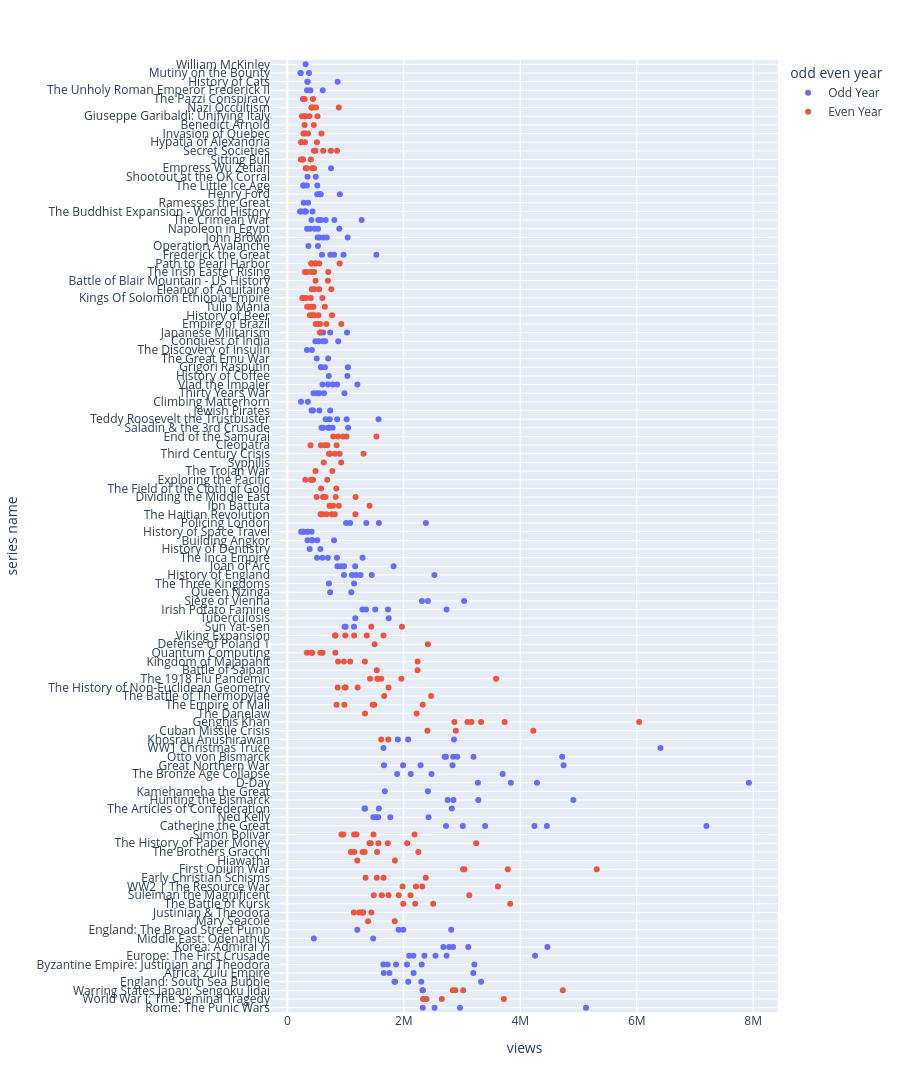

This figure's notebook cell:
### Code cell
# Set height dynamically based on number of unique series
n_series = eh_epis["series name"].nunique()
height_per_series = 20
fig_height = n_series * height_per_series

fig = px.scatter(
    eh_epis,
    x="views",
    y="series name",
    color="odd even year",
    hover_name="title"
)

# Ensure all series names show
fig.update_layout(
    height=fig_height,
    yaxis=dict(tickmode='linear')
)

fig.update_yaxes(
    automargin=True,  # Avoid clipping labels
    range=[-0.5, n_series - 0.5],  # Remove excess padding at top/bottom
    categoryorder="array",  # Ensure order is preserved
    categoryarray=eh_epis["series name"].unique()[::-1]  # Reverse order if needed
)

fig.show()

# --- Second Figure: Logarithmic Scale ---
fig_log = px.scatter(
    eh_epis,
    x="views",
    y="series name",
    color="odd even year",
    hover_name="title"
)

fig_log.update_layout(
    title="Views by Series (Log Scale)",
    height=fig_height,
    yaxis=dict(tickmode='linear'),
    xaxis_type='log'
)

fig_log.update_yaxes(
    automargin=True,
    range=[-0.5, n_series - 0.5],
    categoryorder="array",
    categoryarray=eh_epis["series name"].unique()[::-1]
)

fig_log.show()

### Figure 1 — Plotly figure (JSON) as saved in the notebook; plotly's stock layout.template omitted (floating-point values rounded to 4 significant figures; data arrays with more than 128 entries replaced by an {"elided": "..."} marker saying what was removed)
{"data": [{"hovertemplate": "<b>%{hovertext}</b><br><br>odd even year=Odd Year<br>views=%{x}<br>series name=%{y}<extra></extra>", "hovertext": {"elided": "233 str values"}, "legendgroup": "Odd Year", "marker": {"color": "#636efa", "symbol": "circle"}, "mode": "markers", "name": "Odd Year", "orientation": "h", "showlegend": true, "type": "scatter", "x": {"elided": "233 int values"}, "xaxis": "x", "y": {"elided": "233 str values"}, "yaxis": "y"}, {"hovertemplate": "<b>%{hovertext}</b><br><br>odd even year=Even Year<br>views=%{x}<br>series name=%{y}<extra></extra>", "hovertext": {"elided": "230 str values"}, "legendgroup": "Even Year", "marker": {"color": "#EF553B", "symbol": "circle"}, "mode": "markers", "name": "Even Year", "orientation": "h", "showlegend": true, "type": "scatter", "x": {"elided": "230 int values"}, "xaxis": "x", "y": {"elided": "230 str values"}, "yaxis": "y"}], "layout": {"height": 2200, "legend": {"title": {"text": "odd even year"}, "tracegroupgap": 0}, "margin": {"t": 60}, "xaxis": {"anchor": "y", "domain": [0, 1], "title": {"text": "views"}}, "yaxis": {"anchor": "x", "automargin": true, "categoryarray": ["Rome: The Punic Wars", "World War I: The Seminal Tragedy", "Warring States Japan: Sengoku Jidai", "England: South Sea Bubble", "Africa: Zulu Empire", "Byzantine Empire: Justinian and Theodora", "Europe: The First Crusade", "Korea: Admiral Yi", "Middle East: Odenathus", "England: The Broad Street Pump", "Mary Seacole", "Justinian & Theodora", "The Battle of Kursk", "Suleiman the Magnificent", "WW2 | The Resource War", "Early Christian Schisms", "First Opium War", "Hiawatha", "The Brothers Gracchi", "The History of Paper Money", "Simón Bolívar", "Catherine the Great", "Ned Kelly", "The Articles of Confederation", "Hunting the Bismarck", "Kamehameha the Great", "D-Day", "The Bronze Age Collapse", "Great Northern War", "Otto von Bismarck", "WW1 Christmas Truce", "Khosrau Anushirawan", "Cuban Missile Crisis", "Genghis Khan", "The Danelaw", "The Empire of Mali", "The Battle of Thermopylae", "The History of Non-Euclidean Geometry", "The 1918 Flu Pandemic", "Battle of Saipan", "Kingdom of Majapahit", "Quantum Computing", "Defense of Poland 1", "Viking Expansion", "Sun Yat-sen", "Tuberculosis", "Irish Potato Famine", "Siege of Vienna", "Queen Nzinga", "The Three Kingdoms", "History of England", "Joan of Arc", "The Inca Empire", "History of Dentistry", "Building Angkor", "History of Space Travel", "Policing London", "The Haitian Revolution", "Ibn Battuta", "Dividing the Middle East", "The Field of the Cloth of Gold", "Exploring the Pacific", "The Trojan War", "Syphilis", "Third Century Crisis", "Cleopatra", "End of the Samurai", "Saladin & the 3rd Crusade", "Teddy Roosevelt the Trustbuster", "Jewish Pirates", "Climbing Matterhorn", "Thirty Years War", "Vlad the Impaler", "History of Coffee", "Grigori Rasputin", "The Great Emu War", "The Discovery of Insulin", "Conquest of India", "Japanese Militarism", "Empire of Brazil", "History of Beer", "Tulip Mania", "Kings Of Solomon Ethiopia Empire", "Eleanor of Aquitaine", "Battle of Blair Mountain - US History", "The Irish Easter Rising", "Path to Pearl Harbor", "Frederick the Great", "Operation Avalanche", "John Brown", "Napoleon in Egypt", "The Crimean War", "The Buddhist Expansion - World History", "Ramesses the Great", "Henry Ford", "The Little Ice Age", "Shootout at the OK Corral", "Empress Wu Zetian", "Sitting Bull", "Secret Societies", "Hypatia of Alexandria", "Invasion of Quebec", "Benedict Arnold", "Giuseppe Garibaldi: Unifying Italy", "Nazi Occultism", "The Pazzi Conspiracy", "The Unholy Roman Emperor Frederick II", "History of Cats", "Mutiny on the Bounty", "William McKinley"], "categoryorder": "array", "domain": [0, 1], "range": [-0.5, 109.5], "tickmode": "linear", "title": {"text": "series name"}}}}
